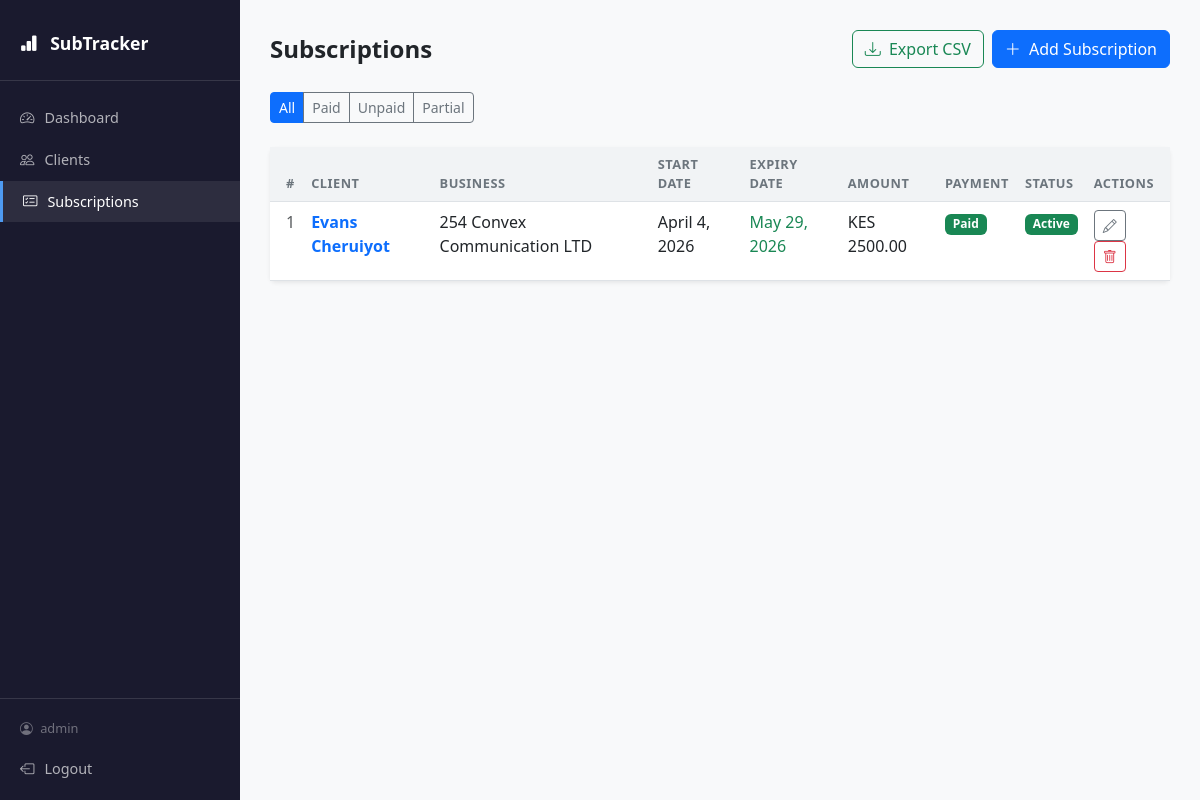
Page /subscriptions/ (signed in) on the committed database.
### subscriptions/models.py (models this page shows, shortened)
class Subscription(models.Model):
    client = models.ForeignKey(
        Client,
        on_delete=models.CASCADE,
        related_name='subscriptions'
    )
    start_date = models.DateField()
    expiry_date = models.DateField()
    amount_paid = models.DecimalField(max_digits=10, decimal_places=2)
    payment_status = models.CharField(
        max_length=10,
        choices=PAYMENT_STATUS_CHOICES,
        default='unpaid'
    )
    notes = models.TextField(blank=True, null=True)
    created_at = models.DateTimeField(auto_now_add=True)
    @property
    def is_active(self):
        return self.expiry_date >= timezone.now().date()
    @property
    def is_expired(self):
        return self.expiry_date < timezone.now().date()
    @property
    def is_expiring_soon(self):
        today = timezone.now().date()
        return today <= self.expiry_date <= today + timedelta(days=7)
    class Meta:
        ordering = ['-created_at']

### clients/models.py (models this page shows, shortened)
class Client(models.Model):
    name = models.CharField(max_length=200)
    phone_number = models.CharField(max_length=20)
    email = models.EmailField(unique=True)  # Each client must have a unique email
    business_name = models.CharField(max_length=200)
    status = models.CharField(max_length=10, choices=STATUS_CHOICES, default='active')
    created_at = models.DateTimeField(auto_now_add=True)  # Set once on creation
    updated_at = models.DateTimeField(auto_now=True)       # Updated on every save
    class Meta:
        ordering = ['-created_at']

### subscriptions/views.py (the view)
# urls.py: path('', views.subscription_list, name='subscription_list'),
@login_required
def subscription_list(request):
    subscriptions = Subscription.objects.select_related('client').all()
    status_filter = request.GET.get('status', '')
    if status_filter:
        subscriptions = subscriptions.filter(payment_status=status_filter)
    today = timezone.now().date()
    soon = today + timedelta(days=7)
    return render(request, 'subscriptions/subscription_list.html', {
        'subscriptions': subscriptions,
        'status_filter': status_filter,
        'today': today,
        'soon': soon,
    })

### templates/subscriptions/subscription_list.html (shortened to what this page needs)
{% extends 'base.html' %}
{% block content %}
<div class="d-flex justify-content-between align-items-center mb-4">
    <h4 class="fw-bold mb-0">Subscriptions</h4>
    <div class="d-flex gap-2">
        <a href="{% url 'export_subscriptions_csv' %}" class="btn btn-outline-success">
            <i class="bi bi-download me-1"></i> Export CSV
        </a>
        <a href="{% url 'subscription_create' %}" class="btn btn-primary">
            <i class="bi bi-plus-lg me-1"></i> Add Subscription
        </a>
    </div>
</div>
<div class="mb-4">
    <div class="btn-group" role="group">
        <a href="{% url 'subscription_list' %}"
           class="btn btn-sm {% if not status_filter %}btn-primary{% else %}btn-outline-secondary{% endif %}">
            All
        </a>
        <a href="?status=paid"
           class="btn btn-sm {% if status_filter == 'paid' %}btn-success{% else %}btn-outline-secondary{% endif %}">
            Paid
        </a>
        <a href="?status=unpaid"
           class="btn btn-sm {% if status_filter == 'unpaid' %}btn-danger{% else %}btn-outline-secondary{% endif %}">
            Unpaid
        </a>
        <a href="?status=partial"
           class="btn btn-sm {% if status_filter == 'partial' %}btn-warning{% else %}btn-outline-secondary{% endif %}">
            Partial
        </a>
    </div>
</div>
<div class="card border-0 shadow-sm">
    <div class="card-body p-0">
        {% if subscriptions %}
        <table class="table table-hover mb-0">
            <thead>
                <tr>
                    <th class="ps-3">#</th>
                    <th>Client</th>
                    <th>Business</th>
                    <th>Start Date</th>
                    <th>Expiry Date</th>
                    <th>Amount</th>
                    <th>Payment</th>
                    <th>Status</th>
                    <th>Actions</th>
                </tr>
            </thead>
            <tbody>
                {% for sub in subscriptions %}
                <tr>
                    <td class="ps-3 text-muted">{{ forloop.counter }}</td>
                    <td>
                        <a href="{% url 'client_detail' sub.client.pk %}" class="text-decoration-none fw-semibold">
                            {{ sub.client.name }}
                        </a>
                    </td>
                    <td>{{ sub.client.business_name }}</td>
                    <td>{{ sub.start_date }}</td>
                    <td>
                        {% if sub.is_expiring_soon %}
                            <span class="text-warning fw-semibold">
                                <i class="bi bi-clock me-1"></i>{{ sub.expiry_date }}
                            </span>
                        {% elif sub.is_expired %}
                            <span class="text-danger fw-semibold">{{ sub.expiry_date }}</span>
                        {% else %}
                            <span class="text-success">{{ sub.expiry_date }}</span>
                        {% endif %}
                    </td>
                    <td>KES {{ sub.amount_paid }}</td>
                    <td>
                        {% if sub.payment_status == 'paid' %}
                            <span class="badge bg-success">Paid</span>
                        {% elif sub.payment_status == 'unpaid' %}
                            <span class="badge bg-danger">Unpaid</span>
                        {% else %}
                            <span class="badge bg-warning text-dark">Partial</span>
                        {% endif %}
                    </td>
                    <td>
                        {% if sub.is_expiring_soon %}
                            <span class="badge bg-warning text-dark">
                                <i class="bi bi-clock me-1"></i>Expiring Soon
                            </span>
                        {% elif sub.is_active %}
                            <span class="badge bg-success">Active</span>
                        {% else %}
                            <span class="badge bg-danger">Expired</span>
                        {% endif %}
                    </td>
                    <td>
                        <a href="{% url 'subscription_edit' sub.pk %}" class="btn btn-sm btn-outline-secondary me-1">
                            <i class="bi bi-pencil"></i>
                        </a>
                        <a href="{% url 'subscription_delete' sub.pk %}" class="btn btn-sm btn-outline-danger">
                            <i class="bi bi-trash"></i>
                        </a>
                    </td>
                </tr>
                {% endfor %}
            </tbody>
        </table>
        {% endif %}
    </div>
</div>
{% endblock %}

### templates/base.html (shortened to what this page needs)
<!DOCTYPE html>
<html lang="en">
<head>
    <link href="https://cdn.jsdelivr.net/npm/bootstrap@5.3.0/dist/css/bootstrap.min.css" rel="stylesheet">
    <link href="https://cdn.jsdelivr.net/npm/bootstrap-icons@1.10.5/font/bootstrap-icons.css" rel="stylesheet">
</head>
<body>
<div class="sidebar">
    <div class="brand">
        <i class="bi bi-bar-chart-fill me-2"></i> SubTracker
    </div>
    <nav class="mt-3">
        <a href="{% url 'dashboard' %}" class="nav-link {% if request.resolver_match.url_name == 'dashboard' %}active{% endif %}">
            <i class="bi bi-speedometer2"></i> Dashboard
        </a>
        <a href="{% url 'client_list' %}" class="nav-link {% if 'client' in request.resolver_match.url_name %}active{% endif %}">
            <i class="bi bi-people"></i> Clients
        </a>
        <a href="{% url 'subscription_list' %}" class="nav-link {% if 'subscription' in request.resolver_match.url_name %}active{% endif %}">
            <i class="bi bi-card-checklist"></i> Subscriptions
        </a>
    </nav>
    <div class="sidebar-footer">
        <div class="sidebar-user">
            <i class="bi bi-person-circle me-1"></i>
            {{ request.user.username }}
        </div>
        <form method="POST" action="{% url 'logout' %}">
            <button type="submit" class="logout-btn">
                <i class="bi bi-box-arrow-left"></i> Logout
            </button>
        </form>
    </div>
</div>
<div class="main-content">
    {% block content %}
    {% endblock %}
</div>
</body>
</html>

### templates/base.html (style rules this page uses)
body { display: flex; min-height: 100vh; background-color: #f8f9fa; }
.sidebar { width: 240px; background-color: #1a1a2e; color: white; min-height: 100vh; padding: 20px 0; position: fixed; top: 0; left: 0; }
.sidebar .brand { font-size: 1.1rem; font-weight: 700; padding: 10px 20px 24px; border-bottom: 1px solid #ffffff20; color: #fff; }
.sidebar .nav-link { color: #ffffffaa; padding: 10px 20px; display: flex; align-items: center; gap: 10px; font-size: 0.9rem; transition: all 0.2s; }
.sidebar .nav-link:hover, .sidebar .nav-link.active { color: #fff; background-color: #ffffff15; border-left: 3px solid #4e9af1; }
.sidebar .logout-btn { color: #ffffffaa; padding: 10px 20px; display: flex; align-items: center; gap: 10px; font-size: 0.9rem; transition: all 0.2s; background: transparent; border: none; width: 100%; text-align: left; cursor: pointer; }
.sidebar-footer { position: absolute; bottom: 0; width: 100%; border-top: 1px solid #ffffff20; padding: 10px 0; }
.sidebar-user { padding: 10px 20px; font-size: 0.8rem; color: #ffffff60; }
.main-content { margin-left: 240px; padding: 30px; flex: 1; width: calc(100% - 240px); }
.table th { background-color: #f1f3f5; font-size: 0.8rem; text-transform: uppercase; letter-spacing: 0.5px; color: #6c757d; }

### rows in the picture
Subscription: client.name "Evans Cheruiyot", client.business_name "254 Convex Communication LTD", start_date "April 4, 2026", expiry_date "May 29, 2026", amount_paid "2500.00", payment_status "Paid", shows "Active"

### other values in the picture
{{ request.user.username }} "admin"
